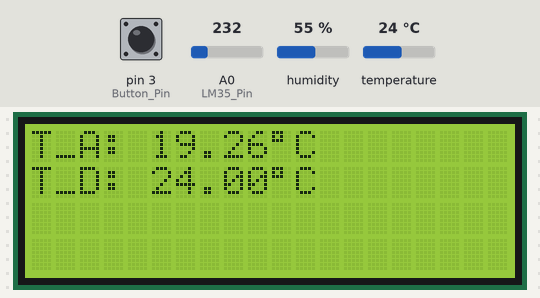
Recording of a sketch running on a simulated Arduino Uno, built with avr-gcc and run on an emulated ATmega328P. Parts: 20×4 character LCD. Inputs (shaded band) come from the test bench; at power-on: pin 3 (Button_Pin) LOW, humidity 55 %, A0 (LM35_Pin) = 232, temperature 24 °C.

Above: at 1.2 s.
1.3 s: pin 3 (Button_Pin) pulled HIGH for 1.25 s
At 3.6 s:
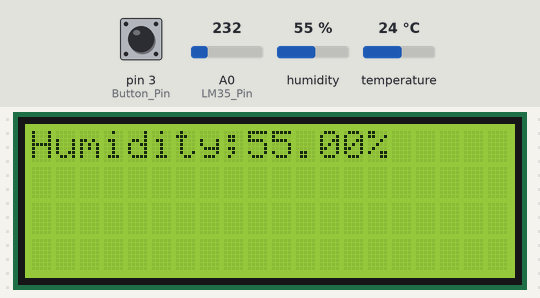
4.0 s: humidity set to 22 %
At 4.9 s:
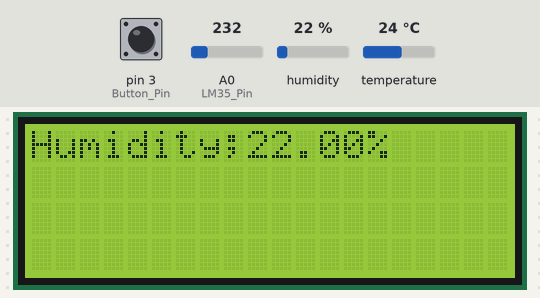
6.0 s: humidity set to 40 %
At 7.4 s:
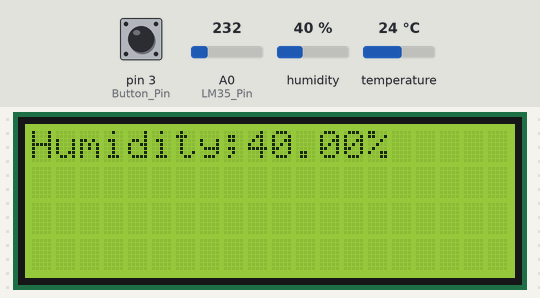
8.0 s: humidity set to 68 %
At 9.8 s:
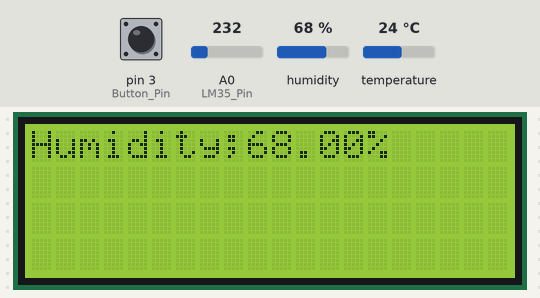
10.1 s: pin 3 (Button_Pin) pulled HIGH for 3.2 s
At 11.3 s:
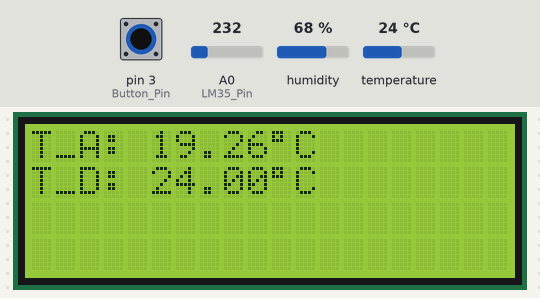
14.8 s: A0 (LM35_Pin) set to 250
At 15.9 s:
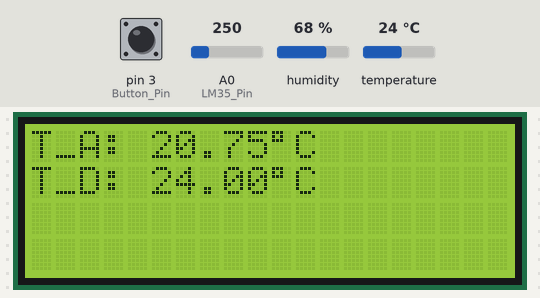
Timing chart, 0 to 17.6 s (numbered marks = the images above; inputs shaded):
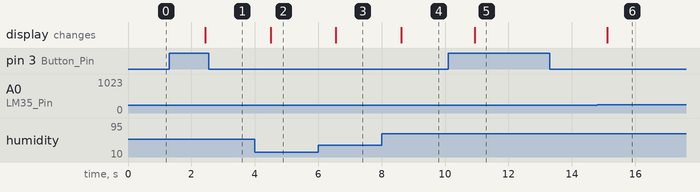

Measured:
- after the input at 1.3 s, the display: changes after 1.1 s (image 1)
- after the input at 4.0 s, the display: changes after 0.50 s (image 2)
- after the input at 6.0 s, the display: changes after 0.56 s (image 3)
- after the input at 8.0 s, the display: changes after 0.62 s (image 4)
- after the input at 10.1 s, the display: changes after 0.84 s (image 5)
- after the input at 14.8 s, the display: changes after 0.31 s (image 6)

The sketch:

LCD_I2C_DHT11_Button.ino
```cpp
#include <LiquidCrystal_I2C.h>
#include <DHT.h>

// οθόνη
LiquidCrystal_I2C lcd(0x27 , 20 , 4);

// LM35
const int LM35_Pin = A0;

// DHT11
#define DHTPIN 2
#define DHTTYPE DHT11
DHT dht(DHTPIN , DHTTYPE);

// κουμπί
const int Button_Pin = 3;
int page = 0 ;
bool Prev_Button_State = LOW;

void setup() {
  analogReference(INTERNAL);

  lcd.init();
  lcd.backlight();

  dht.begin();

  pinMode(Button_Pin, INPUT);

}

void loop() {
  // κουμπί
  bool Button_State = digitalRead(Button_Pin);
  if (Prev_Button_State == LOW && Button_State == HIGH)
  {
    page++;
    if (page>1)
    {
      page =0;
    }
    delay(250);
  }

  Prev_Button_State = Button_State;
  lcd.clear();

  if (page==0)
  {
    // LM35
    float temp_lm35;

    temp_lm35 = (analogRead(LM35_Pin)*0.85*100.0/1024.0);

    // οθόνη σελίδα 1
    lcd.clear();
    lcd.setCursor(0,0);
    lcd.print("T_A: ");
    lcd.print(temp_lm35);
    lcd.print((char)223);
    lcd.print("C");

    // DHT11 θερμοκρασία
    float temp_dht = dht.readTemperature();

    // οθόνη σελίδα 1
    lcd.setCursor(0,1);
    lcd.setCursor(0,1);
    lcd.print("T_D: ");
    lcd.print(temp_dht);
    lcd.print((char)223);
    lcd.print("C");
  }
  else if (page==1)
  {
    // DHT11 υγρασία
    float humidity = dht.readHumidity();

    // οθόνη σελίδα 2
    lcd.setCursor(0,0);
    lcd.print("Humidity;");
    lcd.print(humidity);
    lcd.print("%");
  }

  delay(1000);

}
```
